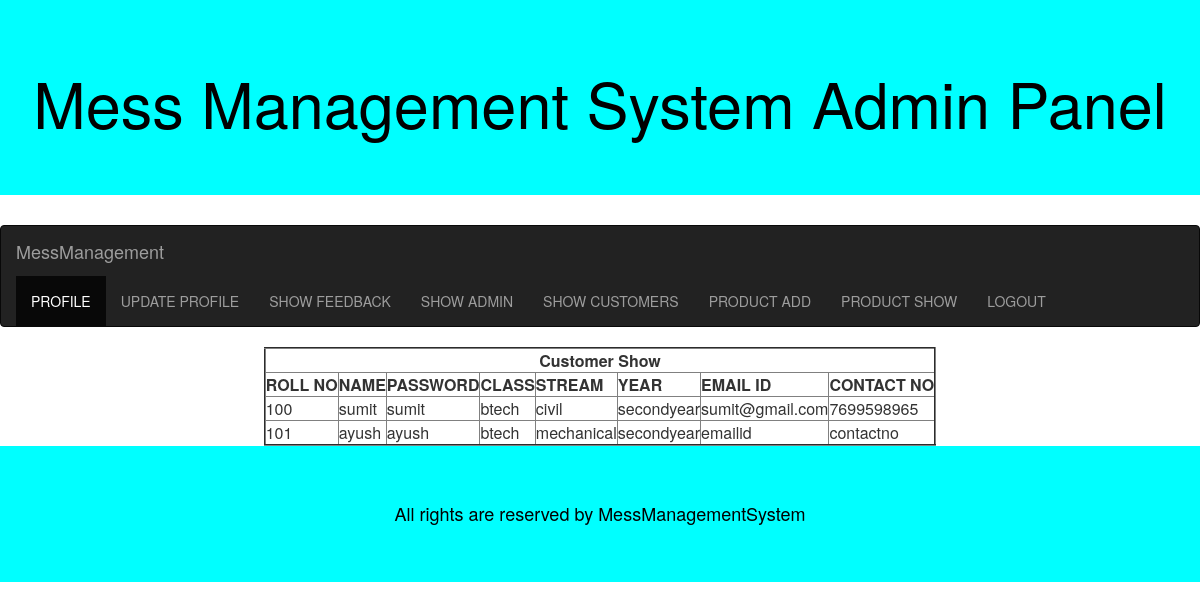
Screenshot of /messmanagementsystem/messproject/customershow.php with the database file from the repository.
### tables this page shows
CREATE TABLE IF NOT EXISTS `customer` (
  `rollno` int(11) NOT NULL,
  `name` varchar(30) DEFAULT NULL,
  `password` varchar(30) DEFAULT NULL,
  `class` varchar(30) DEFAULT NULL,
  `stream` varchar(30) DEFAULT NULL,
  `year` varchar(30) DEFAULT NULL,
  `emailid` varchar(30) DEFAULT NULL,
  `contactno` varchar(30) DEFAULT NULL,
  PRIMARY KEY (`rollno`)
);

### messmanagementsystem/messproject/customershow.php (the view, shortened to what this page needs)
<?php
include("adminheader.php");
?>
<?php
$query="select * from  customer";
$result=mysql_query($query) or die(mysql_error());
echo"<table border='2' align='center' ><tr><td  colspan='8' align='center'><b>Customer Show</b></td></tr><tr><th>ROLL NO</th><th>NAME</th><th>PASSWORD</th><th>CLASS</th><th>STREAM</th><th>YEAR</th><th>EMAIL ID</th><th>CONTACT NO</th></tr>";
while($row=mysql_fetch_array($result))
{
echo"<tr><td>".$row['rollno']."</td><td>".$row['name']."</td><td>".$row['password']."</td><td>".$row['class']."</td><td>".$row['stream']."</td><td>".$row['year']."</td><td>".$row['emailid']."</td><td>".$row['contactno']."</td></tr>";
}
echo"</table>";
?>
<?php
include("footer.php");
?>

### rows the page displays
customer: rollno "100", name "sumit", password "sumit", class "btech", stream "civil", year "secondyear", emailid "sumit@gmail.com", contactno "7699598965"
customer: rollno "101", name "ayush", password "ayush", class "btech", stream "mechanical", year "secondyear", emailid "emailid", contactno "contactno"
